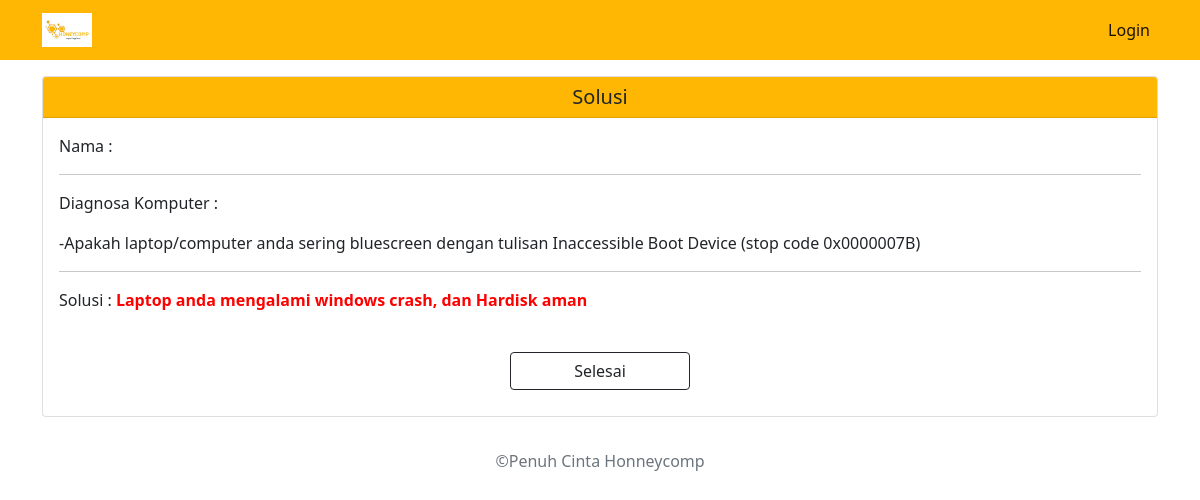
Page /solusi.php?kode=s-1b on the committed database.
### tables this page shows
CREATE TABLE `tb_kesimpulan` (
  `kode_kesimpulan` int NOT NULL,
  `solusi` text NOT NULL,
  `fakta` text NOT NULL,
  `oleh` varchar(100) NOT NULL,
  `status` varchar(100) NOT NULL
);

CREATE TABLE `tb_solusi` (
  `kode_solusi` varchar(50) NOT NULL,
  `isi_solusi` text NOT NULL
);

### solusi.php (the view, shortened to what this page needs)
<!doctype html>
<html lang="en">
  <head>
    <link href="https://cdn.jsdelivr.net/npm/bootstrap@5.1.3/dist/css/bootstrap.min.css" rel="stylesheet">
  </head>
  <body>
    <nav class="navbar navbar-expand-lg navbar-light" style="background-color: #ffb703;">
        <div class="container">
            <a class="navbar-brand" href="#"><img src="gambar/icon.jpeg" alt="" width="50"></a>
            <div class="collapse navbar-collapse" id="navbarSupportedContent">
            <ul class="navbar-nav ms-auto">
                <li class="nav-item">
                <a class="nav-link active" aria-current="page" href="#">Login</a>
                </li>
            </div>
        </div>
    </nav>
  <div class="container">
  <main class="batas-atas">
        <div class="card mb-3 mt-3 ">
          <h5 class="card-header text-center" style="background-color: #ffb703;">Solusi</h5>
          <div class="card-body text-left ukuran-20">
            <form method="post" action="solusi.php" enctype="multipart/form-data" role="form">
                <?php
                include ('koneksi.php');
                echo "<p>Nama : ".$_SESSION['nama']."</p>";
                ?>
                <hr>
                <p>Diagnosa Komputer :</p>
                <?php
                 include "function.php";
                 solusi($kode);
                ?>
                <hr>
                <?php
                $sql = "SELECT * from tb_solusi WHERE kode_solusi='$kode'";
                $data = mysqli_query($connect,$sql);
                $row = mysqli_fetch_assoc($data);
                if ($row['kode_solusi']=="x-1" || $row['isi_solusi']=="x-2" || $row['isi_solusi']=="x-3" || $row['isi_solusi']=="x-4" || $row['isi_solusi']=="x-5") {
                  echo "<center><p><strong style='color:red'>SISTEM TIDAK MENEMUKAN JAWABAN !</strong></p></center><hr>";
                  ?>
                  <?php
             }
             else{
                 echo "<p>Solusi : <strong style='color:red'>".$row['isi_solusi']."</strong></p>";
             }
                ?>
            </form>
            <br>
            <div class="text-center">
                <a style="margin-bottom: 10px;" href="session_end.php" class="btn btn-outline-dark col-sm-2">Selesai</a>
            </div>
          </div>
        </div>
    </main>
        </div>
  <footer class="footer mt-auto py-3 text-center">
        <div class="container">
            <span class="text-muted">&copy;Penuh Cinta Honneycomp</span>
        </div>
    </footer>
  </body>
</html>

### function.php (shortened to what this page needs)
<?php
function kesimpulan($solusi){
    include 'koneksi.php';
    $sql = "SELECT * from tb_kesimpulan WHERE solusi='$solusi' AND status='setuju'";
    $data = mysqli_query($connect,$sql);
    while ($row = mysqli_fetch_assoc($data)) {
        echo '<p>-'.$row['fakta'].'</p>';
    }
}
function solusi($kode){
    if ($kode=='s-1b') {
        $solusi = "s-1b";
        $kode = kesimpulan($solusi);
    }
}
?>

### rows in the picture
tb_kesimpulan: fakta "Apakah laptop/computer anda sering bluescreen dengan tulisan Inaccessible Boot Device (stop code 0x0000007B)"
tb_solusi: isi_solusi "Laptop anda mengalami windows crash, dan Hardisk aman"
